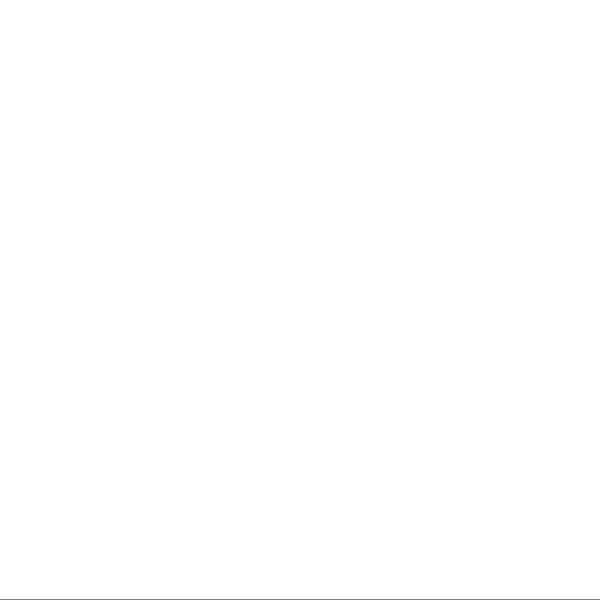
Frame 1 (no input)
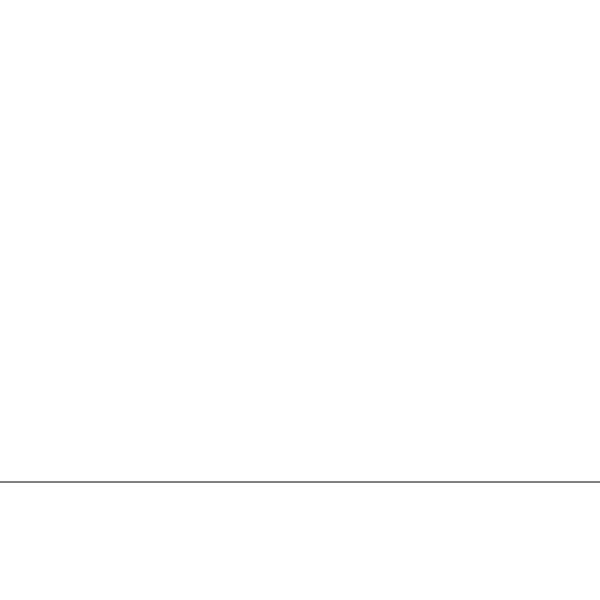
Frame 60 (no input)
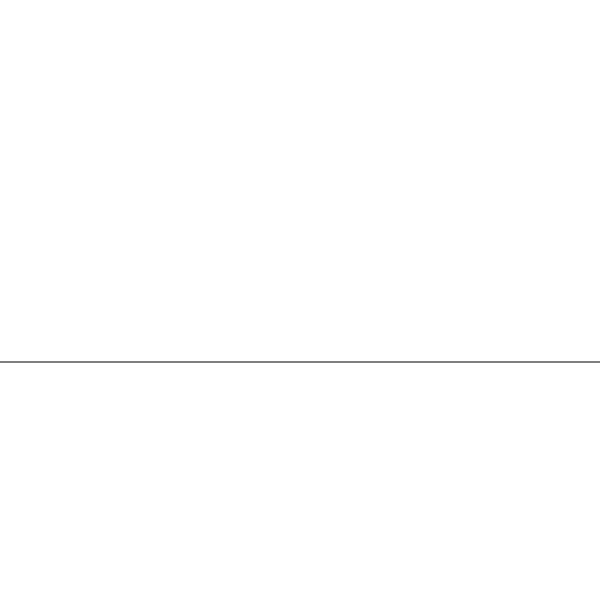
Frame 120 (the mouse pressed at the canvas centre since frame 60)

The p5.js sketch that drew these frames (run headless with seeded random() and noise() and a simulated clock; from frame 60 on, the mouse is pressed at the canvas centre):

// p5.js sketch
// ── sketch.js
var y = 600;

function setup() {
  createCanvas(600, 600);
}

function draw() {
  background(255);

  line(0, y, width, y);
  y -= 2;

  if (y < 0) {
    y = height;
  }
}
